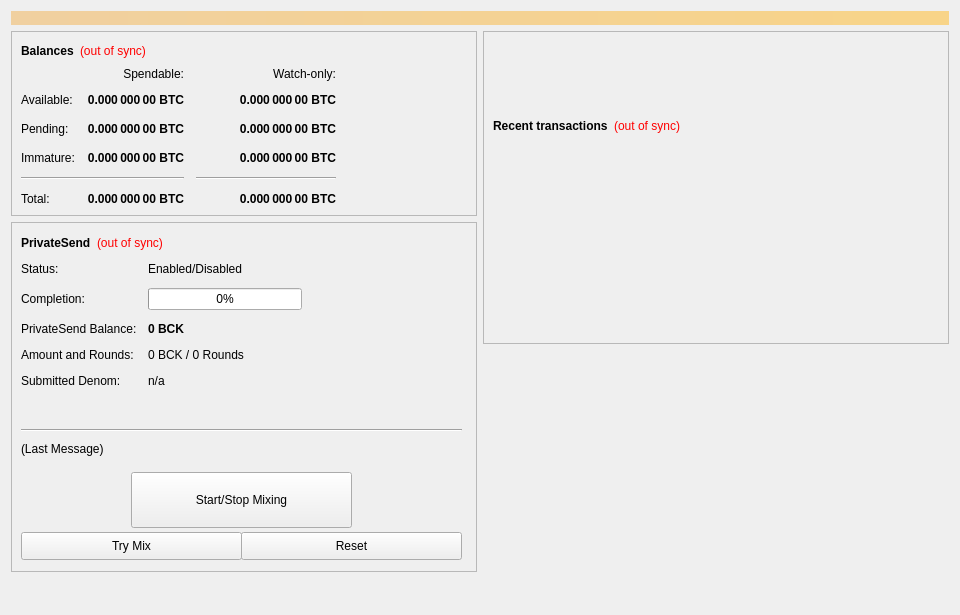
<?xml version="1.0" encoding="UTF-8"?>
<ui version="4.0">
 <class>OverviewPage</class>
 <widget class="QWidget" name="OverviewPage">
  <property name="geometry">
   <rect>
    <x>0</x>
    <y>0</y>
    <width>960</width>
    <height>615</height>
   </rect>
  </property>
  <property name="minimumSize">
   <size>
    <width>960</width>
    <height>0</height>
   </size>
  </property>
  <property name="windowTitle">
   <string>Form</string>
  </property>
  <layout class="QVBoxLayout" name="topLayout">
   <item>
    <widget class="QLabel" name="labelAlerts">
     <property name="visible">
      <bool>false</bool>
     </property>
     <property name="styleSheet">
      <string notr="true">background-color: qlineargradient(x1: 0, y1: 0, x2: 1, y2: 0, stop:0 #F0D0A0, stop:1 #F8D488); color:#000000;</string>
     </property>
     <property name="wordWrap">
      <bool>true</bool>
     </property>
     <property name="margin">
      <number>3</number>
     </property>
    </widget>
   </item>
   <item>
    <layout class="QHBoxLayout" name="horizontalLayout" stretch="1,1">
     <item>
      <layout class="QVBoxLayout" name="verticalLayout_2">
       <item>
        <widget class="QFrame" name="frame">
         <property name="frameShape">
          <enum>QFrame::StyledPanel</enum>
         </property>
         <property name="frameShadow">
          <enum>QFrame::Raised</enum>
         </property>
         <layout class="QVBoxLayout" name="verticalLayout_4">
          <item>
           <layout class="QHBoxLayout" name="horizontalLayout_4">
            <item>
             <widget class="QLabel" name="label_5">
              <property name="font">
               <font>
                <weight>75</weight>
                <bold>true</bold>
               </font>
              </property>
              <property name="text">
               <string>Balances</string>
              </property>
             </widget>
            </item>
            <item>
             <widget class="QLabel" name="labelWalletStatus">
              <property name="cursor">
               <cursorShape>WhatsThisCursor</cursorShape>
              </property>
              <property name="toolTip">
               <string>The displayed information may be out of date. Your wallet automatically synchronizes with the BCK network after a connection is established, but this process has not completed yet.</string>
              </property>
              <property name="styleSheet">
               <string notr="true">QLabel { color: red; }</string>
              </property>
              <property name="text">
               <string notr="true">(out of sync)</string>
              </property>
              <property name="alignment">
               <set>Qt::AlignLeading|Qt::AlignLeft|Qt::AlignVCenter</set>
              </property>
             </widget>
            </item>
            <item>
             <spacer name="horizontalSpacer_3">
              <property name="orientation">
               <enum>Qt::Horizontal</enum>
              </property>
              <property name="sizeHint" stdset="0">
               <size>
                <width>40</width>
                <height>20</height>
               </size>
              </property>
             </spacer>
            </item>
           </layout>
          </item>
          <item>
           <layout class="QGridLayout" name="gridLayout">
            <property name="spacing">
             <number>12</number>
            </property>
            <item row="2" column="2">
             <widget class="QLabel" name="labelWatchPending">
              <property name="font">
               <font>
                <weight>75</weight>
                <bold>true</bold>
               </font>
              </property>
              <property name="cursor">
               <cursorShape>IBeamCursor</cursorShape>
              </property>
              <property name="toolTip">
               <string>Unconfirmed transactions to watch-only addresses</string>
              </property>
              <property name="text">
               <string notr="true">0.000 000 00 BTC</string>
              </property>
              <property name="alignment">
               <set>Qt::AlignRight|Qt::AlignTrailing|Qt::AlignVCenter</set>
              </property>
              <property name="textInteractionFlags">
               <set>Qt::LinksAccessibleByMouse|Qt::TextSelectableByKeyboard|Qt::TextSelectableByMouse</set>
              </property>
             </widget>
            </item>
            <item row="2" column="1">
             <widget class="QLabel" name="labelUnconfirmed">
              <property name="font">
               <font>
                <weight>75</weight>
                <bold>true</bold>
               </font>
              </property>
              <property name="cursor">
               <cursorShape>IBeamCursor</cursorShape>
              </property>
              <property name="toolTip">
               <string>Total of transactions that have yet to be confirmed, and do not yet count toward the spendable balance</string>
              </property>
              <property name="text">
               <string notr="true">0.000 000 00 BTC</string>
              </property>
              <property name="alignment">
               <set>Qt::AlignRight|Qt::AlignTrailing|Qt::AlignVCenter</set>
              </property>
              <property name="textInteractionFlags">
               <set>Qt::LinksAccessibleByMouse|Qt::TextSelectableByKeyboard|Qt::TextSelectableByMouse</set>
              </property>
             </widget>
            </item>
            <item row="3" column="2">
             <widget class="QLabel" name="labelWatchImmature">
              <property name="font">
               <font>
                <weight>75</weight>
                <bold>true</bold>
               </font>
              </property>
              <property name="cursor">
               <cursorShape>IBeamCursor</cursorShape>
              </property>
              <property name="toolTip">
               <string>Staked or masternode rewards in watch-only addresses that has not yet matured</string>
              </property>
              <property name="text">
               <string notr="true">0.000 000 00 BTC</string>
              </property>
              <property name="alignment">
               <set>Qt::AlignRight|Qt::AlignTrailing|Qt::AlignVCenter</set>
              </property>
              <property name="textInteractionFlags">
               <set>Qt::LinksAccessibleByMouse|Qt::TextSelectableByKeyboard|Qt::TextSelectableByMouse</set>
              </property>
             </widget>
            </item>
            <item row="4" column="0" colspan="2">
             <widget class="Line" name="lineSpendableBalance">
              <property name="orientation">
               <enum>Qt::Horizontal</enum>
              </property>
             </widget>
            </item>
            <item row="4" column="2">
             <widget class="Line" name="lineWatchBalance">
              <property name="sizePolicy">
               <sizepolicy hsizetype="Preferred" vsizetype="Fixed">
                <horstretch>0</horstretch>
                <verstretch>0</verstretch>
               </sizepolicy>
              </property>
              <property name="minimumSize">
               <size>
                <width>140</width>
                <height>0</height>
               </size>
              </property>
              <property name="orientation">
               <enum>Qt::Horizontal</enum>
              </property>
             </widget>
            </item>
            <item row="5" column="0">
             <widget class="QLabel" name="labelTotalText">
              <property name="text">
               <string>Total:</string>
              </property>
             </widget>
            </item>
            <item row="3" column="1">
             <widget class="QLabel" name="labelImmature">
              <property name="font">
               <font>
                <weight>75</weight>
                <bold>true</bold>
               </font>
              </property>
              <property name="cursor">
               <cursorShape>IBeamCursor</cursorShape>
              </property>
              <property name="toolTip">
               <string>Staked or masternode rewards that has not yet matured</string>
              </property>
              <property name="text">
               <string notr="true">0.000 000 00 BTC</string>
              </property>
              <property name="alignment">
               <set>Qt::AlignRight|Qt::AlignTrailing|Qt::AlignVCenter</set>
              </property>
              <property name="textInteractionFlags">
               <set>Qt::LinksAccessibleByMouse|Qt::TextSelectableByKeyboard|Qt::TextSelectableByMouse</set>
              </property>
             </widget>
            </item>
            <item row="2" column="3">
             <spacer name="horizontalSpacer_2">
              <property name="orientation">
               <enum>Qt::Horizontal</enum>
              </property>
              <property name="sizeHint" stdset="0">
               <size>
                <width>40</width>
                <height>20</height>
               </size>
              </property>
             </spacer>
            </item>
            <item row="3" column="0">
             <widget class="QLabel" name="labelImmatureText">
              <property name="text">
               <string>Immature:</string>
              </property>
             </widget>
            </item>
            <item row="5" column="1">
             <widget class="QLabel" name="labelTotal">
              <property name="font">
               <font>
                <weight>75</weight>
                <bold>true</bold>
               </font>
              </property>
              <property name="cursor">
               <cursorShape>IBeamCursor</cursorShape>
              </property>
              <property name="toolTip">
               <string>Your current total balance</string>
              </property>
              <property name="text">
               <string notr="true">0.000 000 00 BTC</string>
              </property>
              <property name="alignment">
               <set>Qt::AlignRight|Qt::AlignTrailing|Qt::AlignVCenter</set>
              </property>
              <property name="textInteractionFlags">
               <set>Qt::LinksAccessibleByMouse|Qt::TextSelectableByKeyboard|Qt::TextSelectableByMouse</set>
              </property>
             </widget>
            </item>
            <item row="5" column="2">
             <widget class="QLabel" name="labelWatchTotal">
              <property name="font">
               <font>
                <weight>75</weight>
                <bold>true</bold>
               </font>
              </property>
              <property name="cursor">
               <cursorShape>IBeamCursor</cursorShape>
              </property>
              <property name="toolTip">
               <string>Current total balance in watch-only addresses</string>
              </property>
              <property name="text">
               <string notr="true">0.000 000 00 BTC</string>
              </property>
              <property name="alignment">
               <set>Qt::AlignRight|Qt::AlignTrailing|Qt::AlignVCenter</set>
              </property>
              <property name="textInteractionFlags">
               <set>Qt::LinksAccessibleByMouse|Qt::TextSelectableByKeyboard|Qt::TextSelectableByMouse</set>
              </property>
             </widget>
            </item>
            <item row="0" column="2">
             <widget class="QLabel" name="labelWatchonly">
              <property name="text">
               <string>Watch-only:</string>
              </property>
              <property name="alignment">
               <set>Qt::AlignRight|Qt::AlignTrailing|Qt::AlignVCenter</set>
              </property>
             </widget>
            </item>
            <item row="1" column="0">
             <widget class="QLabel" name="labelBalanceText">
              <property name="text">
               <string>Available:</string>
              </property>
             </widget>
            </item>
            <item row="1" column="1">
             <widget class="QLabel" name="labelBalance">
              <property name="font">
               <font>
                <weight>75</weight>
                <bold>true</bold>
               </font>
              </property>
              <property name="cursor">
               <cursorShape>IBeamCursor</cursorShape>
              </property>
              <property name="toolTip">
               <string>Your current spendable balance</string>
              </property>
              <property name="text">
               <string notr="true">0.000 000 00 BTC</string>
              </property>
              <property name="alignment">
               <set>Qt::AlignRight|Qt::AlignTrailing|Qt::AlignVCenter</set>
              </property>
              <property name="textInteractionFlags">
               <set>Qt::LinksAccessibleByMouse|Qt::TextSelectableByKeyboard|Qt::TextSelectableByMouse</set>
              </property>
             </widget>
            </item>
            <item row="1" column="2">
             <widget class="QLabel" name="labelWatchAvailable">
              <property name="font">
               <font>
                <weight>75</weight>
                <bold>true</bold>
               </font>
              </property>
              <property name="cursor">
               <cursorShape>IBeamCursor</cursorShape>
              </property>
              <property name="toolTip">
               <string>Your current balance in watch-only addresses</string>
              </property>
              <property name="text">
               <string notr="true">0.000 000 00 BTC</string>
              </property>
              <property name="alignment">
               <set>Qt::AlignRight|Qt::AlignTrailing|Qt::AlignVCenter</set>
              </property>
              <property name="textInteractionFlags">
               <set>Qt::LinksAccessibleByMouse|Qt::TextSelectableByKeyboard|Qt::TextSelectableByMouse</set>
              </property>
             </widget>
            </item>
            <item row="2" column="0">
             <widget class="QLabel" name="labelPendingText">
              <property name="text">
               <string>Pending:</string>
              </property>
             </widget>
            </item>
            <item row="0" column="1">
             <widget class="QLabel" name="labelSpendable">
              <property name="text">
               <string>Spendable:</string>
              </property>
              <property name="alignment">
               <set>Qt::AlignRight|Qt::AlignTrailing|Qt::AlignVCenter</set>
              </property>
             </widget>
            </item>
           </layout>
          </item>
         </layout>
        </widget>
       </item>
       <item>
        <widget class="QFrame" name="framePrivateSend">
         <property name="minimumSize">
          <size>
           <width>0</width>
           <height>350</height>
          </size>
         </property>
         <property name="layoutDirection">
          <enum>Qt::LeftToRight</enum>
         </property>
         <property name="frameShape">
          <enum>QFrame::StyledPanel</enum>
         </property>
         <property name="frameShadow">
          <enum>QFrame::Raised</enum>
         </property>
         <widget class="QWidget" name="formLayoutWidget">
          <property name="geometry">
           <rect>
            <x>10</x>
            <y>40</y>
            <width>451</width>
            <height>161</height>
           </rect>
          </property>
          <layout class="QFormLayout" name="formLayout">
           <property name="fieldGrowthPolicy">
            <enum>QFormLayout::AllNonFixedFieldsGrow</enum>
           </property>
           <property name="horizontalSpacing">
            <number>11</number>
           </property>
           <property name="verticalSpacing">
            <number>12</number>
           </property>
           <item row="0" column="0">
            <widget class="QLabel" name="label_6">
             <property name="text">
              <string>Status:</string>
             </property>
            </widget>
           </item>
           <item row="1" column="0">
            <widget class="QLabel" name="label_7">
             <property name="text">
              <string>Completion:</string>
             </property>
            </widget>
           </item>
           <item row="1" column="1">
            <widget class="QProgressBar" name="privatesendProgress">
             <property name="maximumSize">
              <size>
               <width>154</width>
               <height>16777215</height>
              </size>
             </property>
             <property name="value">
              <number>0</number>
             </property>
            </widget>
           </item>
           <item row="2" column="0">
            <widget class="QLabel" name="labelAnonymizedText">
             <property name="text">
              <string>PrivateSend Balance:</string>
             </property>
            </widget>
           </item>
           <item row="2" column="1">
            <widget class="QLabel" name="labelAnonymized">
             <property name="font">
              <font>
               <weight>75</weight>
               <bold>true</bold>
              </font>
             </property>
             <property name="text">
              <string notr="true">0 BCK</string>
             </property>
            </widget>
           </item>
           <item row="3" column="0">
            <widget class="QLabel" name="label_8">
             <property name="text">
              <string>Amount and Rounds:</string>
             </property>
            </widget>
           </item>
           <item row="3" column="1">
            <widget class="QLabel" name="labelAmountRounds">
             <property name="text">
              <string>0 BCK / 0 Rounds</string>
             </property>
            </widget>
           </item>
           <item row="4" column="0">
            <widget class="QLabel" name="label_9">
             <property name="text">
              <string>Submitted Denom:</string>
             </property>
            </widget>
           </item>
           <item row="4" column="1">
            <widget class="QLabel" name="labelSubmittedDenom">
             <property name="toolTip">
              <string>The denominations you submitted to the Masternode.&lt;br&gt;To mix, other users must submit the exact same denominations.</string>
             </property>
             <property name="text">
              <string>n/a</string>
             </property>
            </widget>
           </item>
           <item row="0" column="1">
            <widget class="QLabel" name="privatesendEnabled">
             <property name="text">
              <string>Enabled/Disabled</string>
             </property>
            </widget>
           </item>
          </layout>
         </widget>
         <widget class="QPushButton" name="runAutoDenom">
          <property name="geometry">
           <rect>
            <x>251</x>
            <y>17</y>
            <width>1</width>
            <height>1</height>
           </rect>
          </property>
          <property name="palette">
           <palette>
            <active>
             <colorrole role="WindowText">
              <brush brushstyle="SolidPattern">
               <color alpha="255">
                <red>0</red>
                <green>0</green>
                <blue>0</blue>
               </color>
              </brush>
             </colorrole>
             <colorrole role="Button">
              <brush brushstyle="SolidPattern">
               <color alpha="255">
                <red>239</red>
                <green>238</green>
                <blue>238</blue>
               </color>
              </brush>
             </colorrole>
             <colorrole role="Light">
              <brush brushstyle="SolidPattern">
               <color alpha="255">
                <red>255</red>
                <green>255</green>
                <blue>255</blue>
               </color>
              </brush>
             </colorrole>
             <colorrole role="Midlight">
              <brush brushstyle="SolidPattern">
               <color alpha="255">
                <red>247</red>
                <green>246</green>
                <blue>246</blue>
               </color>
              </brush>
             </colorrole>
             <colorrole role="Dark">
              <brush brushstyle="SolidPattern">
               <color alpha="255">
                <red>119</red>
                <green>119</green>
                <blue>119</blue>
               </color>
              </brush>
             </colorrole>
             <colorrole role="Mid">
              <brush brushstyle="SolidPattern">
               <color alpha="255">
                <red>159</red>
                <green>159</green>
                <blue>159</blue>
               </color>
              </brush>
             </colorrole>
             <colorrole role="Text">
              <brush brushstyle="SolidPattern">
               <color alpha="255">
                <red>0</red>
                <green>0</green>
                <blue>0</blue>
               </color>
              </brush>
             </colorrole>
             <colorrole role="BrightText">
              <brush brushstyle="SolidPattern">
               <color alpha="255">
                <red>255</red>
                <green>255</green>
                <blue>255</blue>
               </color>
              </brush>
             </colorrole>
             <colorrole role="ButtonText">
              <brush brushstyle="SolidPattern">
               <color alpha="255">
                <red>0</red>
                <green>0</green>
                <blue>0</blue>
               </color>
              </brush>
             </colorrole>
             <colorrole role="Base">
              <brush brushstyle="SolidPattern">
               <color alpha="255">
                <red>255</red>
                <green>255</green>
                <blue>255</blue>
               </color>
              </brush>
             </colorrole>
             <colorrole role="Window">
              <brush brushstyle="SolidPattern">
               <color alpha="255">
                <red>239</red>
                <green>238</green>
                <blue>238</blue>
               </color>
              </brush>
             </colorrole>
             <colorrole role="Shadow">
              <brush brushstyle="SolidPattern">
               <color alpha="255">
                <red>0</red>
                <green>0</green>
                <blue>0</blue>
               </color>
              </brush>
             </colorrole>
             <colorrole role="AlternateBase">
              <brush brushstyle="SolidPattern">
               <color alpha="255">
                <red>247</red>
                <green>246</green>
                <blue>246</blue>
               </color>
              </brush>
             </colorrole>
             <colorrole role="ToolTipBase">
              <brush brushstyle="SolidPattern">
               <color alpha="255">
                <red>255</red>
                <green>255</green>
                <blue>220</blue>
               </color>
              </brush>
             </colorrole>
             <colorrole role="ToolTipText">
              <brush brushstyle="SolidPattern">
               <color alpha="255">
                <red>0</red>
                <green>0</green>
                <blue>0</blue>
               </color>
              </brush>
             </colorrole>
            </active>
            <inactive>
             <colorrole role="WindowText">
              <brush brushstyle="SolidPattern">
               <color alpha="255">
                <red>0</red>
                <green>0</green>
                <blue>0</blue>
               </color>
              </brush>
             </colorrole>
             <colorrole role="Button">
              <brush brushstyle="SolidPattern">
               <color alpha="255">
                <red>239</red>
                <green>238</green>
                <blue>238</blue>
               </color>
              </brush>
             </colorrole>
             <colorrole role="Light">
              <brush brushstyle="SolidPattern">
               <color alpha="255">
                <red>255</red>
                <green>255</green>
                <blue>255</blue>
               </color>
              </brush>
             </colorrole>
             <colorrole role="Midlight">
              <brush brushstyle="SolidPattern">
               <color alpha="255">
                <red>247</red>
                <green>246</green>
                <blue>246</blue>
               </color>
              </brush>
             </colorrole>
             <colorrole role="Dark">
              <brush brushstyle="SolidPattern">
               <color alpha="255">
                <red>119</red>
                <green>119</green>
                <blue>119</blue>
               </color>
              </brush>
             </colorrole>
             <colorrole role="Mid">
              <brush brushstyle="SolidPattern">
               <color alpha="255">
                <red>159</red>
                <green>159</green>
                <blue>159</blue>
               </color>
              </brush>
             </colorrole>
             <colorrole role="Text">
              <brush brushstyle="SolidPattern">
               <color alpha="255">
                <red>0</red>
                <green>0</green>
                <blue>0</blue>
               </color>
              </brush>
             </colorrole>
             <colorrole role="BrightText">
              <brush brushstyle="SolidPattern">
               <color alpha="255">
                <red>255</red>
                <green>255</green>
                <blue>255</blue>
               </color>
              </brush>
             </colorrole>
             <colorrole role="ButtonText">
              <brush brushstyle="SolidPattern">
               <color alpha="255">
                <red>0</red>
                <green>0</green>
                <blue>0</blue>
               </color>
              </brush>
             </colorrole>
             <colorrole role="Base">
              <brush brushstyle="SolidPattern">
               <color alpha="255">
                <red>255</red>
                <green>255</green>
                <blue>255</blue>
               </color>
              </brush>
             </colorrole>
             <colorrole role="Window">
              <brush brushstyle="SolidPattern">
               <color alpha="255">
                <red>239</red>
                <green>238</green>
                <blue>238</blue>
               </color>
              </brush>
             </colorrole>
             <colorrole role="Shadow">
              <brush brushstyle="SolidPattern">
               <color alpha="255">
                <red>0</red>
                <green>0</green>
                <blue>0</blue>
               </color>
              </brush>
             </colorrole>
             <colorrole role="AlternateBase">
              <brush brushstyle="SolidPattern">
               <color alpha="255">
                <red>247</red>
                <green>246</green>
                <blue>246</blue>
               </color>
              </brush>
             </colorrole>
             <colorrole role="ToolTipBase">
              <brush brushstyle="SolidPattern">
               <color alpha="255">
                <red>255</red>
                <green>255</green>
                <blue>220</blue>
               </color>
              </brush>
             </colorrole>
             <colorrole role="ToolTipText">
              <brush brushstyle="SolidPattern">
               <color alpha="255">
                <red>0</red>
                <green>0</green>
                <blue>0</blue>
               </color>
              </brush>
             </colorrole>
            </inactive>
            <disabled>
             <colorrole role="WindowText">
              <brush brushstyle="SolidPattern">
               <color alpha="255">
                <red>119</red>
                <green>119</green>
                <blue>119</blue>
               </color>
              </brush>
             </colorrole>
             <colorrole role="Button">
              <brush brushstyle="SolidPattern">
               <color alpha="255">
                <red>239</red>
                <green>238</green>
                <blue>238</blue>
               </color>
              </brush>
             </colorrole>
             <colorrole role="Light">
              <brush brushstyle="SolidPattern">
               <color alpha="255">
                <red>255</red>
                <green>255</green>
                <blue>255</blue>
               </color>
              </brush>
             </colorrole>
             <colorrole role="Midlight">
              <brush brushstyle="SolidPattern">
               <color alpha="255">
                <red>247</red>
                <green>246</green>
                <blue>246</blue>
               </color>
              </brush>
             </colorrole>
             <colorrole role="Dark">
              <brush brushstyle="SolidPattern">
               <color alpha="255">
                <red>119</red>
                <green>119</green>
                <blue>119</blue>
               </color>
              </brush>
             </colorrole>
             <colorrole role="Mid">
              <brush brushstyle="SolidPattern">
               <color alpha="255">
                <red>159</red>
                <green>159</green>
                <blue>159</blue>
               </color>
              </brush>
             </colorrole>
             <colorrole role="Text">
              <brush brushstyle="SolidPattern">
               <color alpha="255">
                <red>119</red>
                <green>119</green>
                <blue>119</blue>
               </color>
              </brush>
             </colorrole>
             <colorrole role="BrightText">
              <brush brushstyle="SolidPattern">
               <color alpha="255">
                <red>255</red>
                <green>255</green>
                <blue>255</blue>
               </color>
              </brush>
             </colorrole>
             <colorrole role="ButtonText">
              <brush brushstyle="SolidPattern">
               <color alpha="255">
                <red>119</red>
                <green>119</green>
                <blue>119</blue>
               </color>
              </brush>
             </colorrole>
             <colorrole role="Base">
              <brush brushstyle="SolidPattern">
               <color alpha="255">
                <red>239</red>
                <green>238</green>
                <blue>238</blue>
               </color>
              </brush>
             </colorrole>
             <colorrole role="Window">
              <brush brushstyle="SolidPattern">
               <color alpha="255">
                <red>239</red>
                <green>238</green>
                <blue>238</blue>
               </color>
              </brush>
             </colorrole>
             <colorrole role="Shadow">
              <brush brushstyle="SolidPattern">
               <color alpha="255">
                <red>0</red>
                <green>0</green>
                <blue>0</blue>
               </color>
              </brush>
             </colorrole>
             <colorrole role="AlternateBase">
              <brush brushstyle="SolidPattern">
               <color alpha="255">
                <red>239</red>
                <green>238</green>
                <blue>238</blue>
               </color>
              </brush>
             </colorrole>
             <colorrole role="ToolTipBase">
              <brush brushstyle="SolidPattern">
               <color alpha="255">
                <red>255</red>
                <green>255</green>
                <blue>220</blue>
               </color>
              </brush>
             </colorrole>
             <colorrole role="ToolTipText">
              <brush brushstyle="SolidPattern">
               <color alpha="255">
                <red>0</red>
                <green>0</green>
                <blue>0</blue>
               </color>
              </brush>
             </colorrole>
            </disabled>
           </palette>
          </property>
          <property name="focusPolicy">
           <enum>Qt::NoFocus</enum>
          </property>
          <property name="autoFillBackground">
           <bool>true</bool>
          </property>
          <property name="text">
           <string/>
          </property>
          <property name="flat">
           <bool>true</bool>
          </property>
         </widget>
         <widget class="QPushButton" name="togglePrivateSend">
          <property name="geometry">
           <rect>
            <x>120</x>
            <y>250</y>
            <width>221</width>
            <height>56</height>
           </rect>
          </property>
          <property name="sizePolicy">
           <sizepolicy hsizetype="MinimumExpanding" vsizetype="Fixed">
            <horstretch>0</horstretch>
            <verstretch>0</verstretch>
           </sizepolicy>
          </property>
          <property name="text">
           <string>Start/Stop Mixing</string>
          </property>
         </widget>
         <widget class="Line" name="lineLastMessage">
          <property name="geometry">
           <rect>
            <x>10</x>
            <y>200</y>
            <width>441</width>
            <height>16</height>
           </rect>
          </property>
          <property name="orientation">
           <enum>Qt::Horizontal</enum>
          </property>
         </widget>
         <widget class="QLabel" name="privatesendStatus">
          <property name="geometry">
           <rect>
            <x>10</x>
            <y>220</y>
            <width>451</width>
            <height>61</height>
           </rect>
          </property>
          <property name="minimumSize">
           <size>
            <width>288</width>
            <height>43</height>
           </size>
          </property>
          <property name="text">
           <string>(Last Message)</string>
          </property>
          <property name="alignment">
           <set>Qt::AlignLeading|Qt::AlignLeft|Qt::AlignTop</set>
          </property>
          <property name="wordWrap">
           <bool>true</bool>
          </property>
         </widget>
         <widget class="QPushButton" name="privatesendAuto">
          <property name="geometry">
           <rect>
            <x>10</x>
            <y>310</y>
            <width>221</width>
            <height>28</height>
           </rect>
          </property>
          <property name="sizePolicy">
           <sizepolicy hsizetype="MinimumExpanding" vsizetype="Fixed">
            <horstretch>0</horstretch>
            <verstretch>0</verstretch>
           </sizepolicy>
          </property>
          <property name="toolTip">
           <string>Try to manually submit a PrivateSend request.</string>
          </property>
          <property name="text">
           <string>Try Mix</string>
          </property>
         </widget>
         <widget class="QPushButton" name="privatesendReset">
          <property name="geometry">
           <rect>
            <x>230</x>
            <y>310</y>
            <width>221</width>
            <height>28</height>
           </rect>
          </property>
          <property name="sizePolicy">
           <sizepolicy hsizetype="MinimumExpanding" vsizetype="Fixed">
            <horstretch>0</horstretch>
            <verstretch>0</verstretch>
           </sizepolicy>
          </property>
          <property name="toolTip">
           <string>Reset the current status of PrivateSend (can interrupt PrivateSend if it's in the process of Mixing, which can cost you money!)</string>
          </property>
          <property name="autoFillBackground">
           <bool>false</bool>
          </property>
          <property name="text">
           <string>Reset</string>
          </property>
         </widget>
         <widget class="QWidget" name="layoutWidget">
          <property name="geometry">
           <rect>
            <x>10</x>
            <y>10</y>
            <width>431</width>
            <height>22</height>
           </rect>
          </property>
          <layout class="QHBoxLayout" name="horizontalLayout_5">
           <item>
            <widget class="QLabel" name="label_2">
             <property name="font">
              <font>
               <weight>75</weight>
               <bold>true</bold>
              </font>
             </property>
             <property name="text">
              <string>PrivateSend</string>
             </property>
            </widget>
           </item>
           <item>
            <widget class="QLabel" name="labelPrivateSendSyncStatus">
             <property name="toolTip">
              <string>The displayed information may be out of date. Your wallet automatically synchronizes with the BCK network after a connection is established, but this process has not completed yet.</string>
             </property>
             <property name="styleSheet">
              <string notr="true">QLabel { color: red; }</string>
             </property>
             <property name="text">
              <string notr="true">(out of sync)</string>
             </property>
             <property name="alignment">
              <set>Qt::AlignLeading|Qt::AlignLeft|Qt::AlignVCenter</set>
             </property>
            </widget>
           </item>
           <item>
            <spacer name="horizontalSpacer_4">
             <property name="orientation">
              <enum>Qt::Horizontal</enum>
             </property>
             <property name="sizeHint" stdset="0">
              <size>
               <width>40</width>
               <height>20</height>
              </size>
             </property>
            </spacer>
           </item>
          </layout>
         </widget>
        </widget>
       </item>
       <item>
        <spacer name="verticalSpacer">
         <property name="orientation">
          <enum>Qt::Vertical</enum>
         </property>
         <property name="sizeHint" stdset="0">
          <size>
           <width>20</width>
           <height>40</height>
          </size>
         </property>
        </spacer>
       </item>
      </layout>
     </item>
     <item>
      <layout class="QVBoxLayout" name="verticalLayout_3">
       <item>
        <widget class="QFrame" name="frame_2">
         <property name="frameShape">
          <enum>QFrame::StyledPanel</enum>
         </property>
         <property name="frameShadow">
          <enum>QFrame::Raised</enum>
         </property>
         <layout class="QVBoxLayout" name="verticalLayout">
          <item>
           <spacer name="verticalSpacer_3">
            <property name="orientation">
             <enum>Qt::Vertical</enum>
            </property>
            <property name="sizeType">
             <enum>QSizePolicy::Fixed</enum>
            </property>
            <property name="sizeHint" stdset="0">
             <size>
              <width>20</width>
              <height>75</height>
             </size>
            </property>
           </spacer>
          </item>
          <item>
           <layout class="QHBoxLayout" name="horizontalLayout_2">
            <item>
             <widget class="QLabel" name="label_4">
              <property name="font">
               <font>
                <weight>75</weight>
                <bold>true</bold>
               </font>
              </property>
              <property name="text">
               <string>Recent transactions</string>
              </property>
             </widget>
            </item>
            <item>
             <widget class="QLabel" name="labelTransactionsStatus">
              <property name="cursor">
               <cursorShape>WhatsThisCursor</cursorShape>
              </property>
              <property name="toolTip">
               <string>The displayed information may be out of date. Your wallet automatically synchronizes with the BCK network after a connection is established, but this process has not completed yet.</string>
              </property>
              <property name="styleSheet">
               <string notr="true">QLabel { color: red; }</string>
              </property>
              <property name="text">
               <string notr="true">(out of sync)</string>
              </property>
              <property name="alignment">
               <set>Qt::AlignRight|Qt::AlignTrailing|Qt::AlignVCenter</set>
              </property>
             </widget>
            </item>
            <item>
             <spacer name="horizontalSpacer">
              <property name="orientation">
               <enum>Qt::Horizontal</enum>
              </property>
              <property name="sizeHint" stdset="0">
               <size>
                <width>40</width>
                <height>20</height>
               </size>
              </property>
             </spacer>
            </item>
           </layout>
          </item>
          <item>
           <widget class="QListView" name="listTransactions">
            <property name="styleSheet">
             <string notr="true">QListView { background: transparent; }</string>
            </property>
            <property name="frameShape">
             <enum>QFrame::NoFrame</enum>
            </property>
            <property name="verticalScrollBarPolicy">
             <enum>Qt::ScrollBarAlwaysOff</enum>
            </property>
            <property name="horizontalScrollBarPolicy">
             <enum>Qt::ScrollBarAlwaysOff</enum>
            </property>
            <property name="selectionMode">
             <enum>QAbstractItemView::NoSelection</enum>
            </property>
           </widget>
          </item>
         </layout>
        </widget>
       </item>
       <item>
        <spacer name="verticalSpacer_2">
         <property name="orientation">
          <enum>Qt::Vertical</enum>
         </property>
         <property name="sizeType">
          <enum>QSizePolicy::Expanding</enum>
         </property>
         <property name="sizeHint" stdset="0">
          <size>
           <width>20</width>
           <height>40</height>
          </size>
         </property>
        </spacer>
       </item>
      </layout>
     </item>
    </layout>
   </item>
  </layout>
 </widget>
 <resources/>
 <connections/>
</ui>
